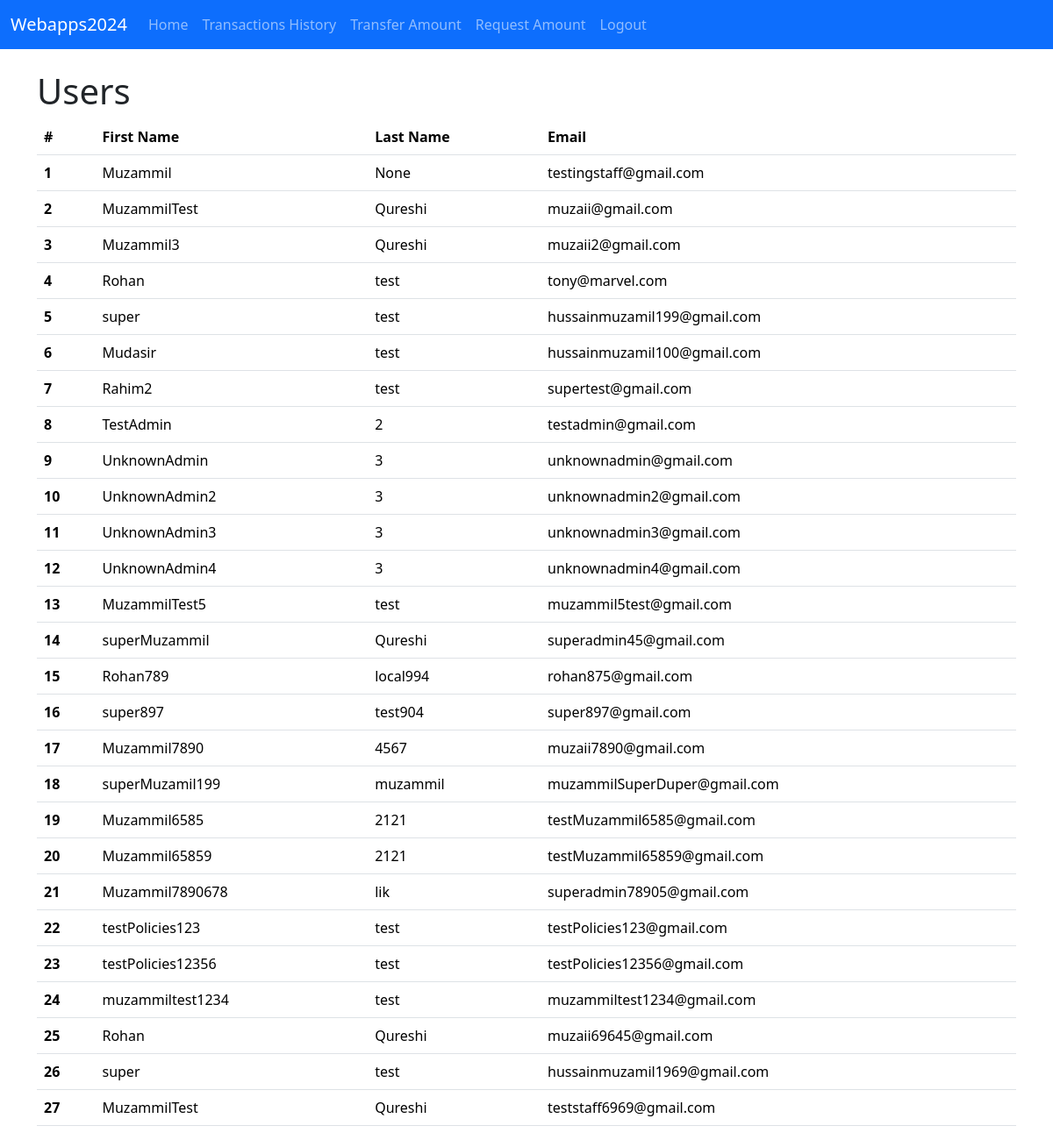
Page /register/users/ (signed in) on the committed database.
### register/models.py (models this page shows, shortened)
class Principal(AbstractBaseUser):
    email = models.EmailField(
        verbose_name="email address",
        max_length=255,
        unique=True,
    )
    first_name = models.CharField(max_length=255, blank=True, unique=False)
    last_name = models.CharField(max_length=200, blank=True, null=True)
    is_active = models.BooleanField(default=True)
    is_admin = models.BooleanField(default=False)
    created_at = models.DateTimeField(auto_now_add=True)
    updated_at = models.DateTimeField(auto_now=True)
    objects = PrincipalUserManager()
    USERNAME_FIELD = "email"
    REQUIRED_FIELDS = ["first_name"]
    @property
    def is_staff(self):
        return self.is_admin

### register/views.py (the view)
# urls.py: path("users/", get_all_user, name="users")
@login_required
def get_all_user(request):
    user = request.user
    if user.is_staff:
        template_name = 'transactions.html'
        nav_items = [
            {'label': 'Home', 'url': '/register/home/'},
            {'label': 'Users', 'url': '/register/users/'},
            {'label': 'Add User', 'url': '/register/add-users/'},
            {'label': 'Logout', 'url': '/register/logout/'}
        ]
    else:
        template_name = 'requests.html'
        nav_items = [
            {'label': 'Home', 'url': '/register/home/'},
            {'label': "Transactions History", 'url': '/payapp/transactions/'},
            {'label': 'Transfer Amount', 'url': '/payapp/send-amount/'},
            {'label': 'Request Amount', 'url': '/payapp/request-amount/'},
            {'label': 'Logout', 'url': '/register/logout/'}
        ]
    users = Principal.objects.filter(is_admin=False)
    return render(request, "auth/users.html", {'users': users, 'nav_items': nav_items})

### templates/auth/users.html
{% extends "base.html" %}
{% block content %}
    <h1>Users</h1>
    <table class="table">
        <thead>
        <tr>
            <th scope="col">#</th>
            <th scope="col">First Name</th>
            <th scope="col">Last Name</th>
            <th scope="col">Email</th>
        </tr>
        </thead>
        <tbody>
        {% for user in users %}
            <tr>
                <th scope="row">{{ forloop.counter }}</th>
                <td>{{ user.first_name}}</td>
                <td>{{user.last_name}}</td>
                <td>{{ user.email}}</td>
            </tr>
        {% endfor %}
        </tbody>
    </table>
{% endblock %}

### rows in the picture
Principal: first_name "Muzammil", last_name "None", email "testingstaff@gmail.com"
Principal: first_name "MuzammilTest", last_name "Qureshi", email "muzaii@gmail.com"
Principal: first_name "Muzammil3", last_name "Qureshi", email "muzaii2@gmail.com"
Principal: first_name "Rohan", last_name "test", email "tony@marvel.com"
Principal: first_name "super", last_name "test", email "hussainmuzamil199@gmail.com"
Principal: first_name "Mudasir", last_name "test", email "hussainmuzamil100@gmail.com"
Principal: first_name "Rahim2", last_name "test", email "supertest@gmail.com"
Principal: first_name "TestAdmin", last_name "2", email "testadmin@gmail.com"
Principal: first_name "UnknownAdmin", last_name "3", email "unknownadmin@gmail.com"
Principal: first_name "UnknownAdmin2", last_name "3", email "unknownadmin2@gmail.com"
Principal: first_name "UnknownAdmin3", last_name "3", email "unknownadmin3@gmail.com"
Principal: first_name "UnknownAdmin4", last_name "3", email "unknownadmin4@gmail.com"
Principal: first_name "MuzammilTest5", last_name "test", email "muzammil5test@gmail.com"
Principal: first_name "superMuzammil", last_name "Qureshi", email "superadmin45@gmail.com"
Principal: first_name "Rohan789", last_name "local994", email "rohan875@gmail.com"
Principal: first_name "super897", last_name "test904", email "super897@gmail.com"
Principal: first_name "Muzammil7890", last_name "4567", email "muzaii7890@gmail.com"
Principal: first_name "superMuzamil199", last_name "muzammil", email "muzammilSuperDuper@gmail.com"
Principal: first_name "Muzammil6585", last_name "2121", email "testMuzammil6585@gmail.com"
Principal: first_name "Muzammil65859", last_name "2121", email "testMuzammil65859@gmail.com"
Principal: first_name "Muzammil7890678", last_name "lik", email "superadmin78905@gmail.com"
Principal: first_name "testPolicies123", last_name "test", email "testPolicies123@gmail.com"
Principal: first_name "testPolicies12356", last_name "test", email "testPolicies12356@gmail.com"
Principal: first_name "muzammiltest1234", last_name "test", email "muzammiltest1234@gmail.com"
Principal: first_name "Rohan", last_name "Qureshi", email "muzaii69645@gmail.com"
Principal: first_name "super", last_name "test", email "hussainmuzamil1969@gmail.com"
Principal: first_name "MuzammilTest", last_name "Qureshi", email "teststaff6969@gmail.com"

### other values in the picture
{{ item.label }} "Home" "Transactions History" "Transfer Amount" "Request Amount" "Logout"
